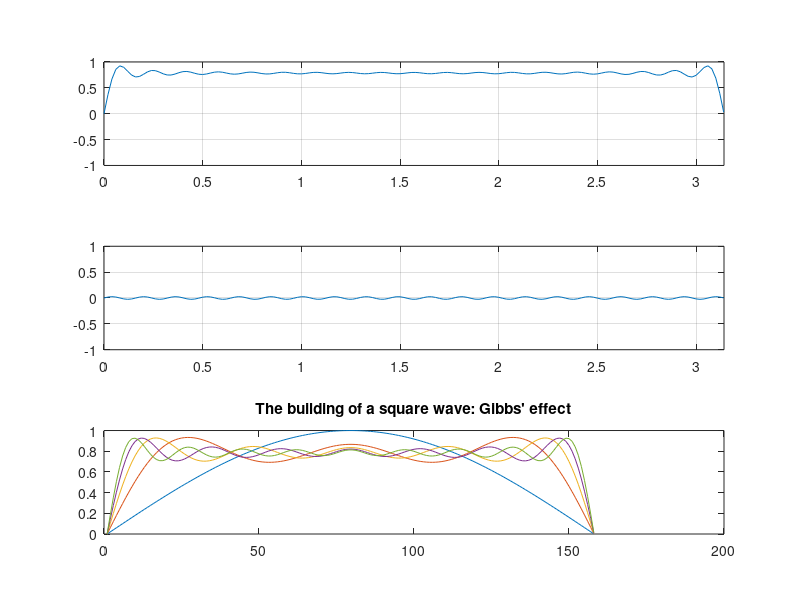

Source code (MATLAB):
function squarewavedemo
t = 0:.02:3.14;
y = zeros(10,length(t));
x = zeros(size(t));
for k=1:2:39
    z=sin(k*t)/k;
    oldx=x;
    x = x + z;
    y((k+1)/2,:) = x;
    subplot(3,1,1)
    plot(t,oldx),axis([0 pi,-1 1]),grid
    subplot(3,1,2)
    plot(t,z),axis([0 pi,-1 1]),grid
    subplot(3,1,3)
    plot(t,x),axis([0 pi,-1 1]),grid
    pause
end
plot(y(1:2:9,:)')
title('The building of a square wave: Gibbs'' effect')